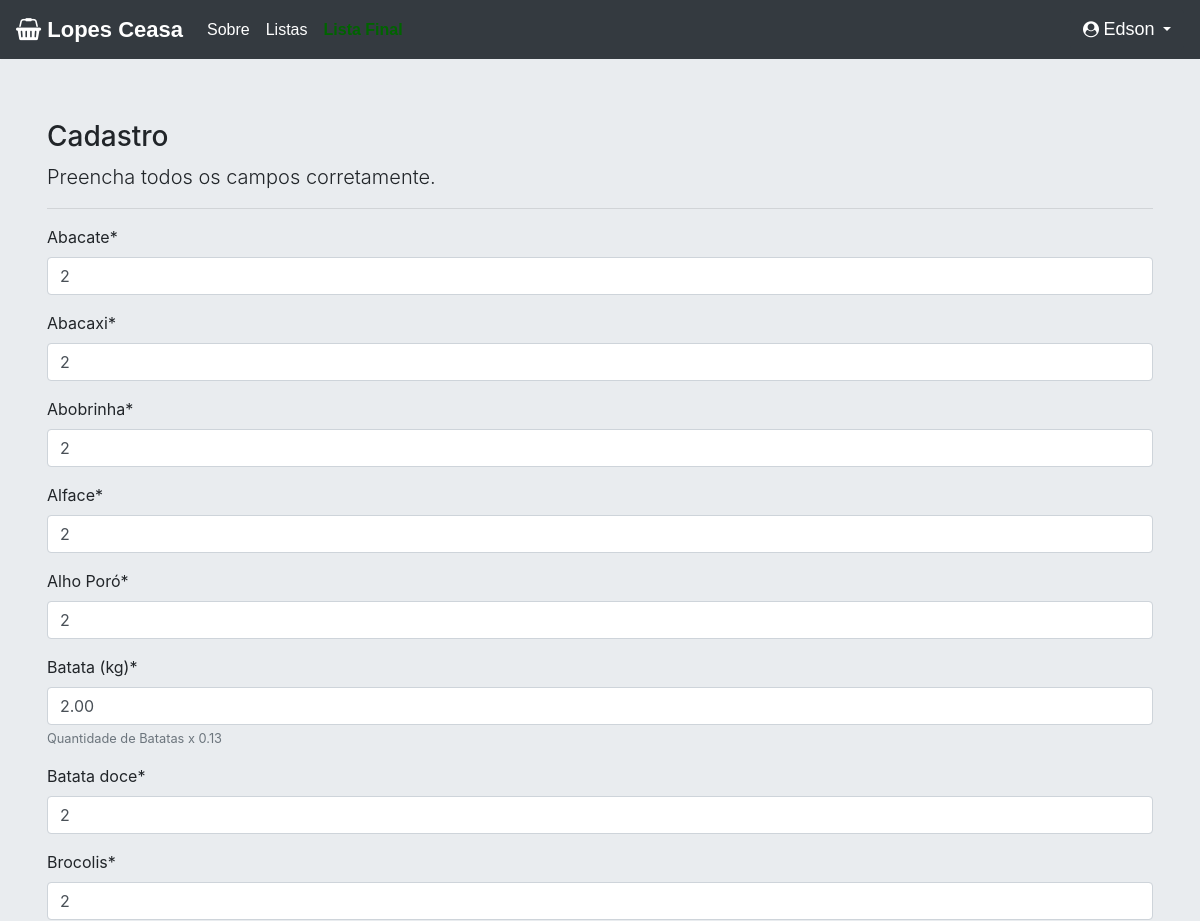
Before: /editar/verduras/37 (signed in, upper part) with the older database file.
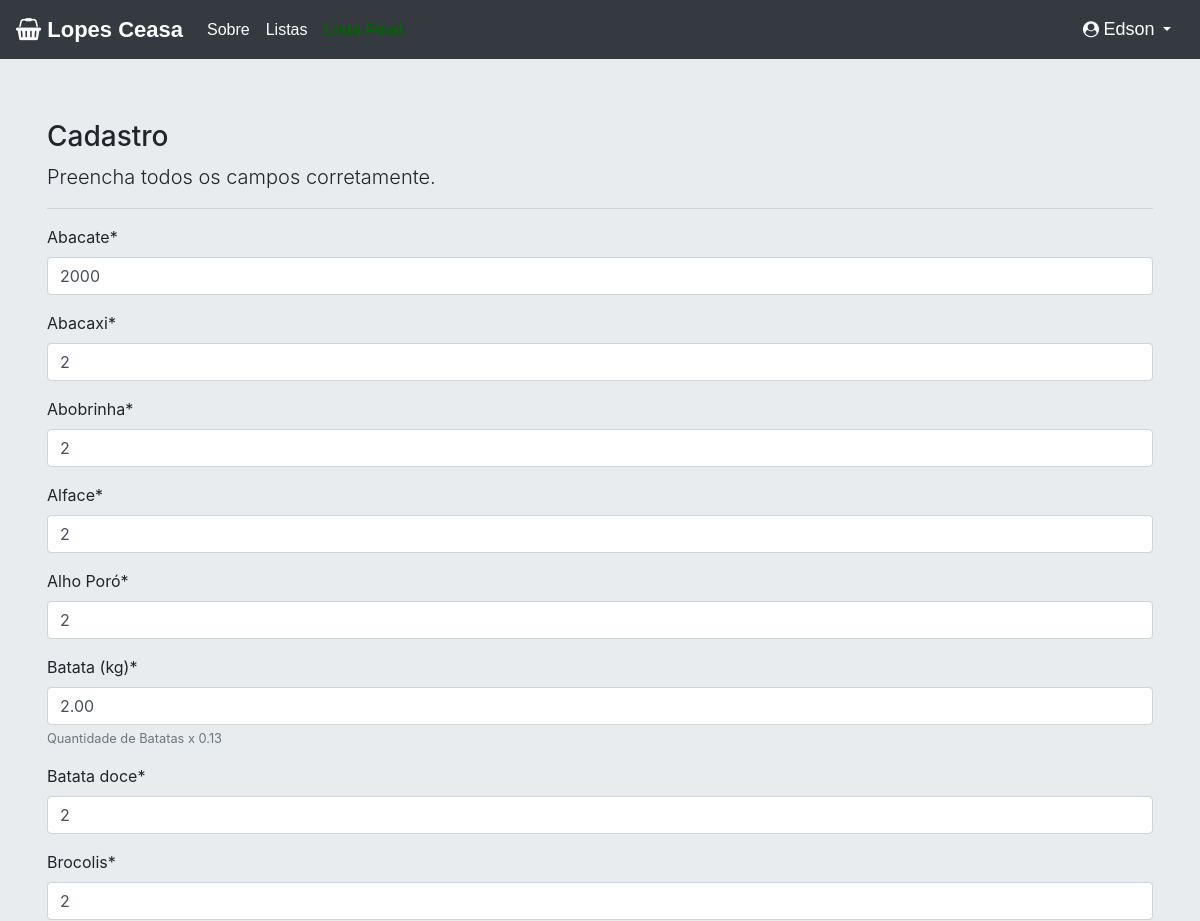
After: the same page with the newer database file.
### cadastros/models.py (models this page shows, shortened)
class Verdura(models.Model):
    data = models.DateField(default=timezone.now)
    usuario = models.ForeignKey(User, on_delete=models.PROTECT)
    abacate = models.IntegerField(default=0)
    abacaxi = models.IntegerField(default=0)
    abobrinha = models.IntegerField(default=0)
    alface = models.IntegerField(default=0)
    alho_poro = models.IntegerField(default=0, verbose_name='Alho Poró')
    batata = models.DecimalField(default=0, verbose_name='Batata (kg)', help_text='Quantidade de Batatas x 0.13', decimal_places=2, max_digits=5)
    batata_doce = models.IntegerField(default=0)
    brocolis = models.IntegerField(default=0)
    cabeca_de_alho = models.IntegerField(default=0, verbose_name='Cabeça de Alho')
    cebola = models.DecimalField(default=0, verbose_name='Cebola (kg)', max_digits=5, decimal_places=2, help_text='Quantidade de Cebolas x 0.15')
    cebola_roxa = models.IntegerField(default=0, verbose_name='Cebola Roxa')
    cenoura = models.DecimalField(default=0, verbose_name='Cenoura (kg)',
                                  help_text='Quantidade de Cenouras x 0.2', decimal_places=2, max_digits=5)
    coco = models.IntegerField(default=0)
    cheiro_verde = models.IntegerField(default=0, verbose_name='Cheiro Verde')
    chuchu = models.IntegerField(default=0)
    couve_flor = models.IntegerField(default=0, verbose_name='Couve Flor')
    couve_folha = models.IntegerField(default=0, verbose_name='Couve Folha')
    banana = models.DecimalField(
        default=0, verbose_name='Dúzias de Banana',
         decimal_places=2, max_digits=5, help_text='Dúzias em valor decimal.')
    espinafre = models.IntegerField(default=0)
    laranja = models.IntegerField(default=0)
    maca = models.IntegerField(default=0, verbose_name='Maçã')
    macaxeira = models.IntegerField(default=0)
    mamao = models.IntegerField(default=0, verbose_name='Mamão')
    maracuja = models.IntegerField(default=0, verbose_name='Maracujá')
    pepino = models.IntegerField(default=0)
    pimenta_de_cheiro = models.IntegerField(default=0, verbose_name='Pimenta de Cheiro')
    pimentao = models.IntegerField(default=0, verbose_name='Pimentão')
    tangerina = models.IntegerField(default=0)
    tomate = models.DecimalField(default=0, decimal_places=2, max_digits=5, help_text='Quantidade de Tomates x 0.15')
    rucula = models.IntegerField(default=0, verbose_name='Rúcula')
    quiabo = models.IntegerField(default=0)

### cadastros/views.py (the view)
# urls.py: path('editar/verduras/<int:pk>', VerduraUpdate.as_view(), name='editar-verduras'),
class VerduraUpdate(GroupRequiredMixin, LoginRequiredMixin, UpdateView):
    group_required = u'Família'
    login_url = reverse_lazy('login')
    model = Verdura
    a = []
    for v in vegetables.keys():
        a.append(v)
    fields = a.copy()
    template_name = 'cadastros/form.html'
    success_url = reverse_lazy('listar-verduras')

### cadastros/templates/cadastros/form.html (shortened to what this page needs)
{% extends "paginas/templates/modelopro.html" %}
{%load static%}
{% load crispy_forms_tags %}
{%block principal%}
<h3>Cadastro</h3>
<p class="lead">
    Preencha todos os campos corretamente.
</p>
<hr>
<form action="" method="POST">
    {{ form|crispy }}
</form>
{%endblock%}

Changed rows visible on the page:
changed Verdura: abacate "2" → "2000"
